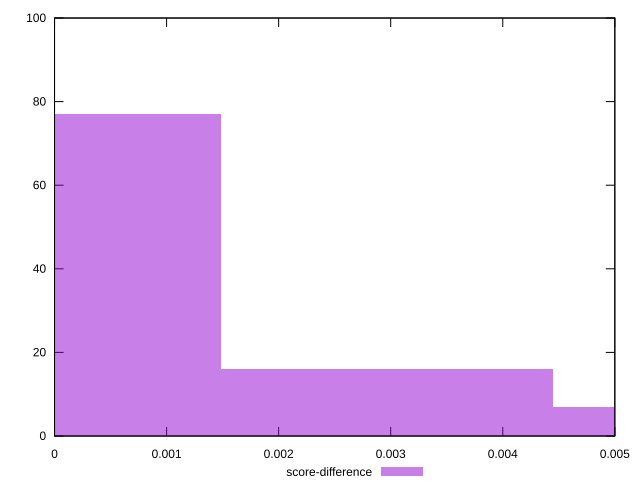

The gnuplot source for this figure:
reset

$scoreDifference <<EOF
0 77
0.005933441492334206 7
0.002966720746167103 16
EOF

set key outside below
set boxwidth 0.002966720746167103
set xrange [0:0.0050000000000000044]
set yrange [0:100]
set trange [0:100]
set style fill transparent solid 0.5 noborder
set terminal svg size 640, 490 enhanced background rgb 'white'
set output "reprap/unminified-css/samples/pages/score-difference/histogram.svg"

plot $scoreDifference title "score-difference" with boxes

reset
